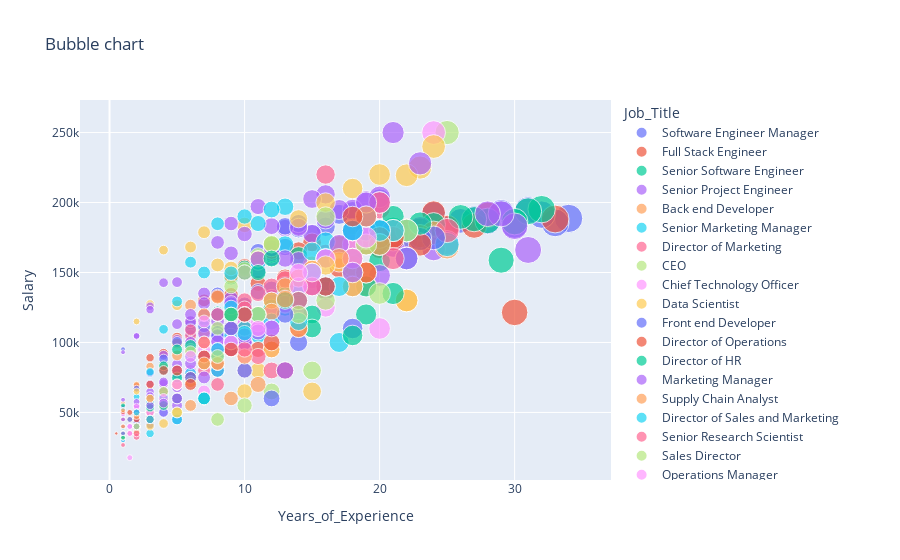

The cell this chart's notebook holds for it:
### Code cell
#Bubble chart
fig = px.scatter(
    Job, 
    "Years_of_Experience", 
    "Salary", 
    color="Job_Title", 
    title="Bubble chart",
    size="Years_of_Experience"
)
fig.show()
